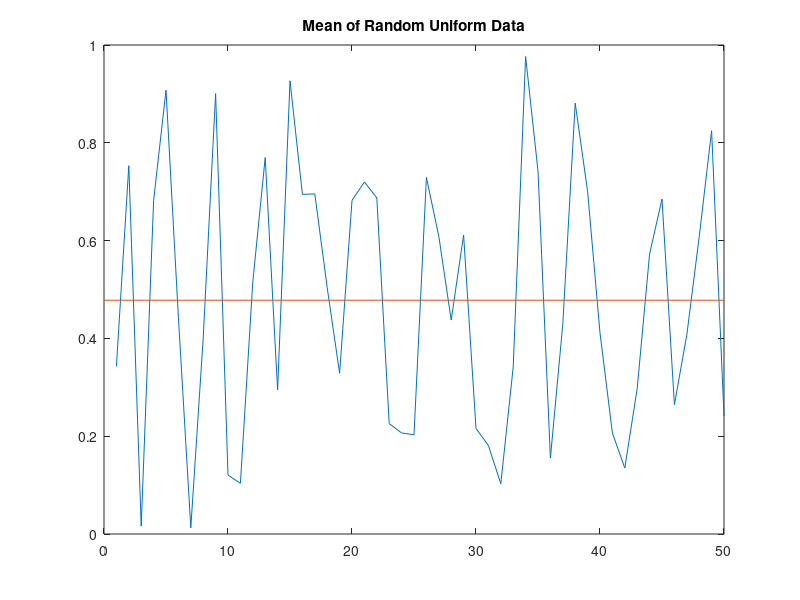

This chart was generated by the following MATLAB code:
% Generate random data from a uniform distribution
% and calculate the mean. Plot the data and the mean

n = 50;                 % 50 data points
r = rand(n, 1);
plot(r);

% Draw a line from (0, m) to (n, m)
disp('m value')
m = mean(r)
hold on
plot([0, n], [m,m])
hold off
title('Mean of Random Uniform Data')
